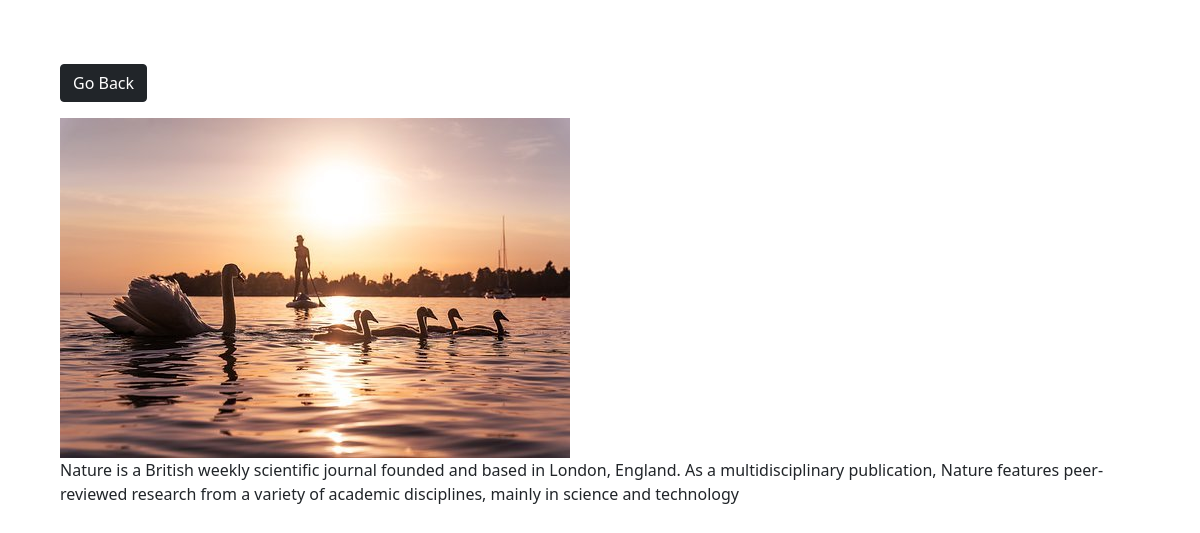
The page /photo/3/ on the database its author committed.
### djangoapp1/models.py (models this page shows, shortened)
class Photo(models.Model):
    category = models.ForeignKey(Category, on_delete= models.SET_NULL , null=True, blank=True)
    image = models.FileField(null = False, blank= False)
    description = models.TextField()

### djangoapp1/views.py (the view)
# urls.py: path('photo/<str:pk>/',views.viewPhotos,name='photo'),
def viewPhotos(request,pk):
    photo = Photo.objects.get(id=pk)
    return render(request,'photos/photo.html',{'photo': photo})

### djangoapp1/templates/photos/photo.html (shortened to what this page needs)
<!DOCTYPE html>
<html lang="en">
<head>
    <link href="https://cdn.jsdelivr.net/npm/bootstrap@5.0.2/dist/css/bootstrap.min.css" rel="stylesheet"
>
</head>
<body class="m-5">
    <div class="container">
        <div class="row justify-content-center">
           <div class="col">
               <a href="{% url 'gallery' %}" class="btn btn-dark my-3">Go Back</a>
               <div style="height: 90vh;">
            <img style="max-width: 100%; max-height: 100%;" src="{{photo.image.url}}"
            alt="">
            <p>{{photo.description}}</p>
        </div>
           </div>
        </div>
    </div>
</body>
</html>

### rows shown on the page
Photo: image (picture), description "Nature is a British weekly scientific journal founded and based in London, England. As a multidisciplinary publication, Nature features peer-reviewed research from a variety of academic disciplines, mainly in science and technology"
